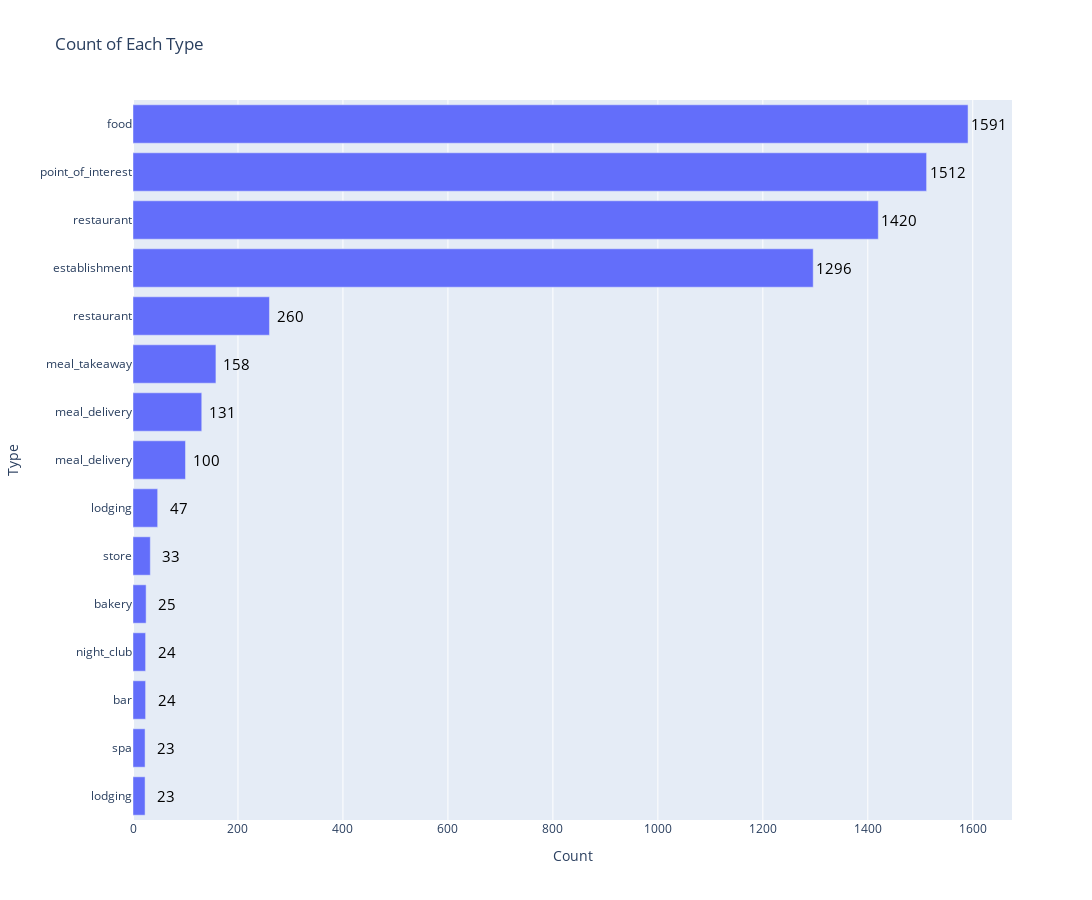

Notebook code for this chart:
### Code cell
# import plotly.express as px
# import pandas as pd

# # Calculate type counts
# type_counts = types_melted['Type'].value_counts().reset_index()
# type_counts.columns = ['Type', 'Count']

# # Filter type_counts to include only types with counts >= 20
# type_counts_filtered = type_counts[type_counts['Count'] >= 20]

# # Sort type_counts_filtered in descending order based on count
# type_counts_filtered = type_counts_filtered.sort_values(by='Count', ascending=True)

# Create the bar plot
fig = px.bar(type_counts_filtered, x='Count', y='Type', orientation='h', 
             title='Count of Each Type', labels={'Count': 'Count', 'Type': 'Type'},
             width=1200, height=900)

# Add count values to the bars
for i in range(len(type_counts_filtered)):
    fig.add_annotation(x=type_counts_filtered['Count'].iloc[i] + 2,  # Adjust the position of the annotation
                       y=type_counts_filtered['Type'].iloc[i],
                       text=str(type_counts_filtered['Count'].iloc[i]),
                       showarrow=False,
                       font=dict(size=15, color='black'),
                       xshift=20)  # Adjust the horizontal position of the annotation text

# Show the plot
fig.show()

### Figure 1 — Plotly figure (JSON) as saved in the notebook; plotly's stock layout.template omitted (floating-point values rounded to 4 significant figures)
{"data": [{"alignmentgroup": "True", "hovertemplate": "Count=%{x}<br>Type=%{y}<extra></extra>", "legendgroup": "", "marker": {"color": "#636efa", "pattern": {"shape": ""}}, "name": "", "offsetgroup": "", "orientation": "h", "showlegend": false, "textposition": "auto", "type": "bar", "x": [23, 23, 24, 24, 25, 33, 47, 100, 131, 158, 260, 1296, 1420, 1512, 1591], "xaxis": "x", "y": [" lodging", "spa", " bar", " night_club", "bakery", " store", "lodging", " meal_delivery", "meal_delivery", " meal_takeaway", " restaurant", " establishment", "restaurant", " point_of_interest", " food"], "yaxis": "y"}], "layout": {"annotations": [{"font": {"color": "black", "size": 15}, "showarrow": false, "text": "23", "x": 25, "xshift": 20, "y": " lodging"}, {"font": {"color": "black", "size": 15}, "showarrow": false, "text": "23", "x": 25, "xshift": 20, "y": "spa"}, {"font": {"color": "black", "size": 15}, "showarrow": false, "text": "24", "x": 26, "xshift": 20, "y": " bar"}, {"font": {"color": "black", "size": 15}, "showarrow": false, "text": "24", "x": 26, "xshift": 20, "y": " night_club"}, {"font": {"color": "black", "size": 15}, "showarrow": false, "text": "25", "x": 27, "xshift": 20, "y": "bakery"}, {"font": {"color": "black", "size": 15}, "showarrow": false, "text": "33", "x": 35, "xshift": 20, "y": " store"}, {"font": {"color": "black", "size": 15}, "showarrow": false, "text": "47", "x": 49, "xshift": 20, "y": "lodging"}, {"font": {"color": "black", "size": 15}, "showarrow": false, "text": "100", "x": 102, "xshift": 20, "y": " meal_delivery"}, {"font": {"color": "black", "size": 15}, "showarrow": false, "text": "131", "x": 133, "xshift": 20, "y": "meal_delivery"}, {"font": {"color": "black", "size": 15}, "showarrow": false, "text": "158", "x": 160, "xshift": 20, "y": " meal_takeaway"}, {"font": {"color": "black", "size": 15}, "showarrow": false, "text": "260", "x": 262, "xshift": 20, "y": " restaurant"}, {"font": {"color": "black", "size": 15}, "showarrow": false, "text": "1296", "x": 1298, "xshift": 20, "y": " establishment"}, {"font": {"color": "black", "size": 15}, "showarrow": false, "text": "1420", "x": 1422, "xshift": 20, "y": "restaurant"}, {"font": {"color": "black", "size": 15}, "showarrow": false, "text": "1512", "x": 1514, "xshift": 20, "y": " point_of_interest"}, {"font": {"color": "black", "size": 15}, "showarrow": false, "text": "1591", "x": 1593, "xshift": 20, "y": " food"}], "barmode": "relative", "height": 900, "legend": {"tracegroupgap": 0}, "title": {"text": "Count of Each Type"}, "width": 1200, "xaxis": {"anchor": "y", "domain": [0, 1], "title": {"text": "Count"}}, "yaxis": {"anchor": "x", "domain": [0, 1], "title": {"text": "Type"}}}}
